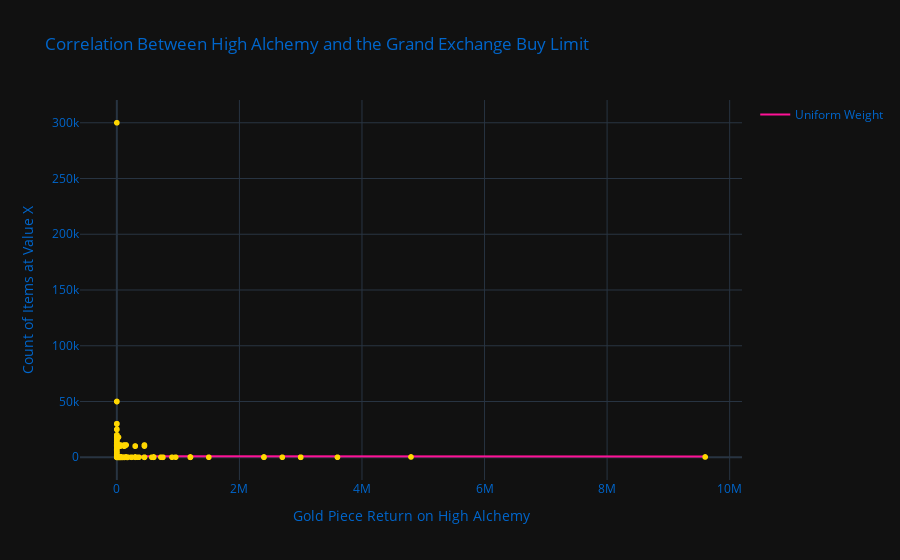

Here is the notebook cell this chart was saved with:
### Markdown cell above
Lastly, I want to look at the correlation between the limit and high alchemy value of each item. This should help partially shine a light on why the limits are the way they are.

### Code cell
hili_mask = tpose_df[(tpose_df["highalch"] >0) & (tpose_df["limit"] > 0)]
hili_graph = px.scatter(x=hili_mask["highalch"], y=hili_mask['limit'],
                        labels={'x':"Gold Piece Return on High Alchemy"}, 
                        title="Correlation Between High Alchemy and the Grand Exchange Buy Limit",
                        template = "plotly_dark")
hili_graph.update_yaxes(
    title="Count of Items at Value X"
)
hili_graph.update_layout(
    title_font_color="#0066cc",
    font_color="#0066cc"
)
hili_graph.update_traces(marker={"color":"gold"})
X = hili_mask.highalch.values.reshape(-1, 1)
x_range = np.linspace(X.min(), X.max(), 4000)

hiya_neighb = KNeighborsRegressor(n_neighbors=400, weights='uniform')
hiya_neighb.fit(X, hili_mask.limit)

y_dist = hiya_neighb.predict(x_range.reshape(-1, 1))
hili_graph.add_traces(go.Scatter(x=x_range, y=y_dist, name='Uniform Weight',
                                    marker = {'color' : '#ff1297'}))

hili_graph.show()

### Figure 1 — Plotly figure (JSON) as saved in the notebook; plotly's stock layout.template omitted (floating-point values rounded to 4 significant figures; data arrays with more than 128 entries replaced by an {"elided": "..."} marker saying what was removed)
{"data": [{"hovertemplate": "Gold Piece Return on High Alchemy=%{x}<br>y=%{y}<extra></extra>", "legendgroup": "", "marker": {"color": "gold", "symbol": "circle"}, "mode": "markers", "name": "", "showlegend": false, "type": "scattergl", "x": {"elided": "3806 int values"}, "xaxis": "x", "y": {"elided": "3806 int values"}, "yaxis": "y"}, {"marker": {"color": "#ff1297"}, "name": "Uniform Weight", "type": "scatter", "x": {"elided": "4000 float values"}, "y": {"elided": "4000 float values"}}], "layout": {"font": {"color": "#0066cc"}, "legend": {"tracegroupgap": 0}, "title": {"font": {"color": "#0066cc"}, "text": "Correlation Between High Alchemy and the Grand Exchange Buy Limit"}, "xaxis": {"anchor": "y", "domain": [0, 1], "title": {"text": "Gold Piece Return on High Alchemy"}}, "yaxis": {"anchor": "x", "domain": [0, 1], "title": {"text": "Count of Items at Value X"}}}}
